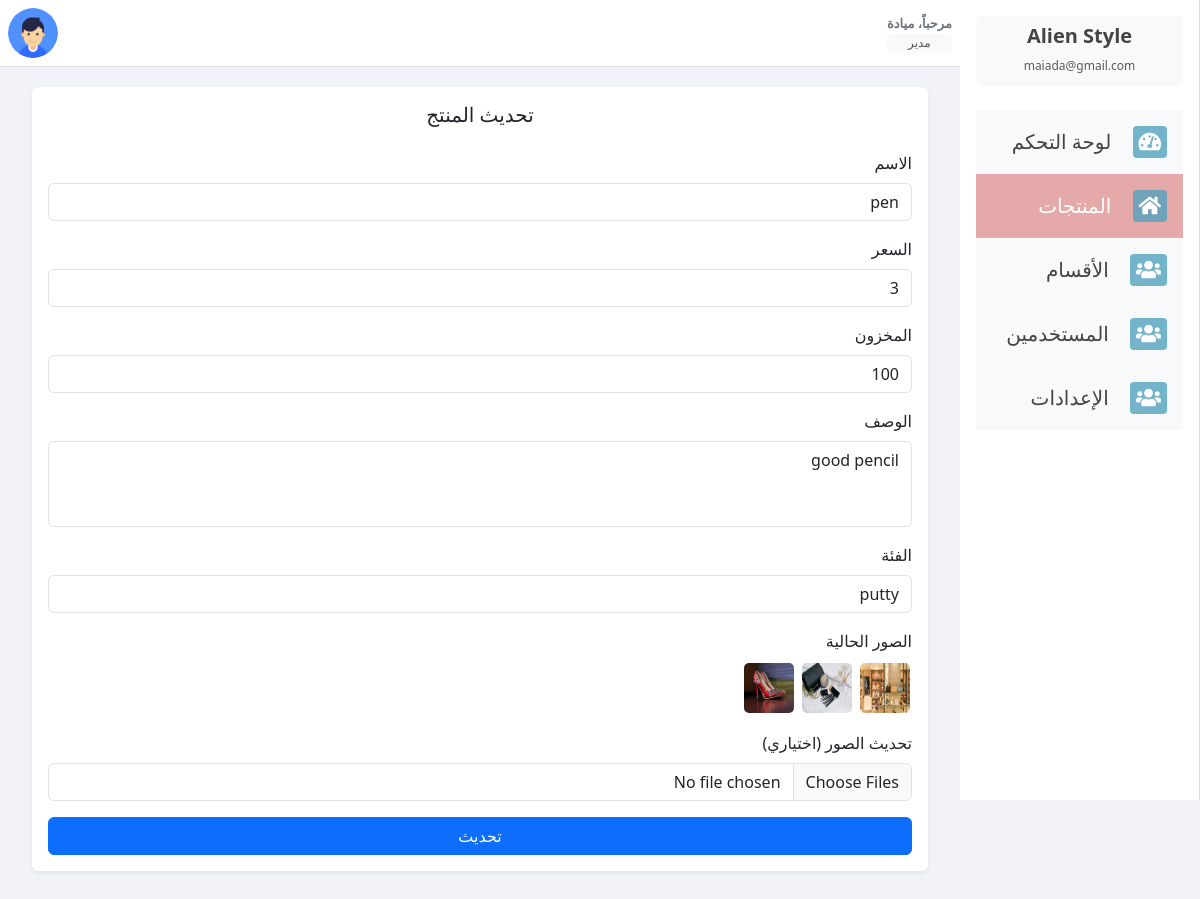
Screenshot of /admin/products/index.php?do=edit&prodid=2 with the database file from the repository.
### tables this page shows
CREATE TABLE `products` (
  `id` int(11) NOT NULL,
  `name` varchar(255) NOT NULL,
  `description` text NOT NULL,
  `price` float NOT NULL,
  `stock` int(255) NOT NULL,
  `images` text NOT NULL,
  `category_id` int(11) NOT NULL,
  `user_id` int(11) NOT NULL,
  `created_at` date NOT NULL DEFAULT current_timestamp()
);

### admin/products/index.php (the view, shortened to what this page needs)
<?php
    include "../includes/header.php";
    include "../connect.php";
?>
<div class="content">
<?php
$do = isset($_GET['do']) ? $_GET['do'] : 'Manage';
if($do == 'Manage'){
    $stmt = $con->prepare("SELECT products.*, categories.name AS category_name FROM products
                            INNER JOIN categories ON categories.id = products.category_id");
    $stmt->execute();
    $products = $stmt->fetchAll();
    ?>
    <h5 class="text-secondary">إضافة منتج جديد</h5>
    <div class="table-responsive shopping-cart">
        <table class="table table-bordered text-center bg-white mt-2">
            <thead>
                <tr class="custom-main-color text-white">
                    <th>#</th>
                    <th>الاسم</th>
                    <th>الصور</th>
                    <th>السعر</th>
                    <th>المخزون</th>
                    <th>الوصف</th>
                    <th>الفئة</th>
                    <th>تاريخ الإضافة</th>
                    <th>التحكم</th>
                </tr>
            </thead>
            <tbody>
                <?php foreach($products as $product){
                    echo '<tr>
                        <th scope="row">'.$product["id"].'</th>
                        <td>'.$product["name"].'</td>
                        <td>';
                            if (!empty($product['images'])) {
                                $imgs = json_decode($product['images'], true);
                                foreach($imgs as $img){
                                    echo '<img src="../../uploads/'.$img.'" style="width:50px;height:50px;border-radius:5px;margin:2px;">';
                                }
                            }
                    echo    '</td>
                        <td>'.$product["price"].'</td>
                        <td>'.$product["stock"].'</td>
                        <td>'.$product["description"].'</td>
                        <td>'.$product["category_name"].'</td>
                        <td>'.$product["created_at"].'</td>
                        <td>
                            <a href="?do=edit&prodid='.$product['id'].'"><i class="fa fa-edit fs-5 ms-2 cursor-pointer"></i></a>
                            <a href="?do=delete" class="delete-btn" data-bs-toggle="modal" data-bs-target="#deleteSome" data-prodid="'.$product["id"].'"><i class="fa fa-trash-alt fs-5 cursor-pointer"></i></a>
                        </td>
                    </tr>';
                }
                ?>
            </tbody>
        </table>
        <a href="?do=add" class="custom-btn px-5"><i class="fa fa-plus ms-2"></i>إضافة</a>
    </div>
<?php
} elseif ($do == 'edit') {
    $prodid = isset($_GET['prodid']) && is_numeric($_GET['prodid']) ? intval($_GET['prodid']): 0;
    $stmt =$con->prepare("SELECT * FROM products WHERE ID = ? ");
    $stmt->execute(array($prodid));
    $product = $stmt->fetch();
    $count =$stmt->rowCount();
    $cats = $con->prepare("SELECT * FROM categories");
    $cats->execute();
    $allCats = $cats->fetchAll();
    if($count > 0) {
        $oldImages = json_decode($product['images'], true) ?? [];
?>
        <div class="card shadow-sm" style="position: static">
            <div class="card-body">
                <h5 class="card-title text-center mb-4">تحديث المنتج</h5>
                <form action="?do=update" method="POST" enctype="multipart/form-data">
                    <div class="mb-3">
                        <label for="name" class="form-label">الاسم</label>
                        <input type="text" class="form-control" name="name" value="<?php echo $product['name'];?>">
                    </div>
                    <div class="mb-3">
                        <label for="price" class="form-label">السعر</label>
                        <input type="number" class="form-control" name="price" value="<?php echo $product['price'];?>">
                    </div>
                    <div class="mb-3">
                        <label for="stock" class="form-label">المخزون</label>
                        <input type="number" class="form-control" name="stock" value="<?php echo $product['stock'];?>">
                    </div>
                    <div class="mb-3">
                        <label for="description" class="form-label">الوصف</label>
                        <textarea class="form-control" name="description" rows="3"><?php echo $product['description'];?></textarea>
                    </div>
                    <div class="mb-3">
                        <label for="category" class="form-label">الفئة</label>
                        <select name="category_id" class="form-control">
                            <?php
                                foreach($allCats as $c){
                                    $selected = $c['id'] == $product['category_id'] ? 'selected' : '';
                                    echo "<option value='".$c['id']."' $selected>".$c['name']."</option>";
                                }
                            ?>
                        </select>
                    </div>
                    <div class="mb-3">
                        <label for="images" class="form-label">الصور الحالية</label><br>
                        <?php foreach($oldImages as $img){ ?>
                            <img src="../../uploads/<?php echo $img; ?>" style="width:50px;height:50px;border-radius:5px;margin:2px;">
                        <?php } ?>
                    </div>
                    <div class="mb-3">
                        <label for="images" class="form-label">تحديث الصور (اختياري)</label>
                        <input type="file" name="images[]" multiple class="form-control">
                    </div>
                    <div class="d-grid">
                        <button type="submit" class="btn btn-primary">تحديث</button>
                    </div>
                </form>
            </div>
        </div>
<?php }
}
?>
</div>
<?php
    include "../includes/aside.php";
    include "../includes/footer.php";
?>

### admin/layouts/css/style.css (style rules this page uses)
:root { --main-color: goldenrod; --main-sold-color: #50a2be; --second-color: #50a2bec9; }
body { background-color: #f2f3f8; color: #444; overflow-x: hidden; direction: rtl; }
.card { border: none; box-shadow: 0px 1px 15px 1px rgb(69 65 78 / 8%); }
body { overflow-x: hidden; }
textarea { resize: none; }

### admin/layouts/css/dashboard.css (style rules this page uses)
:root { --main-color: goldenrod; --main-sold-color: #50a2be; --second-color: #50a2bec9; }
body { position: relative; direction: rtl; }
.content { padding: 2rem; margin-top: 55px; }
@media (min-width: 992px) { .content, .nav-date { margin-right: 20vw; } }

### rows the page displays
products: name "pen", price "3", stock "100", description "good pencil"

### other values shown
form field category_id "putty"
